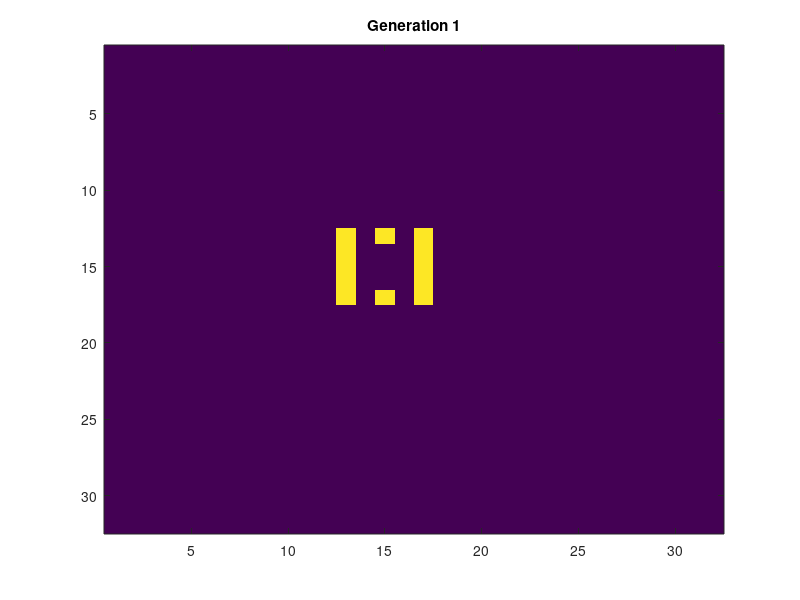

This chart was generated by the following MATLAB code: (Note: this script raises an error after producing the figure.)
clear all;
clc

%define
DEAD = 0;
ALIVE = 1;
MAX_COL = 32;%matrix column number
MAX_ROW = 32;
GAME_MAP = zeros(MAX_ROW,MAX_COL);
GEN = 3;%generation

%initiative pattern
NEW_MAP = zeros(MAX_ROW,MAX_COL,GEN);
GAME_MAP(13:17,13) = ALIVE;
GAME_MAP(13:17,17) = ALIVE;
GAME_MAP(13,15) = ALIVE;
%GAME_MAP(15,15) = ALIVE;
GAME_MAP(17,15) = ALIVE;

figure
imagesc(GAME_MAP);
title( sprintf('Generation 1') );

NEW_MAP(:,:,1) = GAME_MAP;
 
%display
g = 2
while g <= GEN
    for i = 2:MAX_ROW-1
        for j = 2:MAX_COL-1
            NEW_MAP(i,j,g) = next_gen(i,j,NEW_MAP(:,:,g-1));
        end
    end
    figure
    imagesc(NEW_MAP(:,:,g));
    title( sprintf('Generation %d',g) );
    g = g+1;
end


test1 = NEW_MAP(:,:,1);
col = test1(:,13); %column No.13
for i = 1:30
    col(i) = num2str(col(i));
end
s = strcat(col(1),col(2));
for i=3:30
    s = strcat(s,col(i));
    i = i+1;
end

s = bin2dec(s);
s = dec2hex(s);










